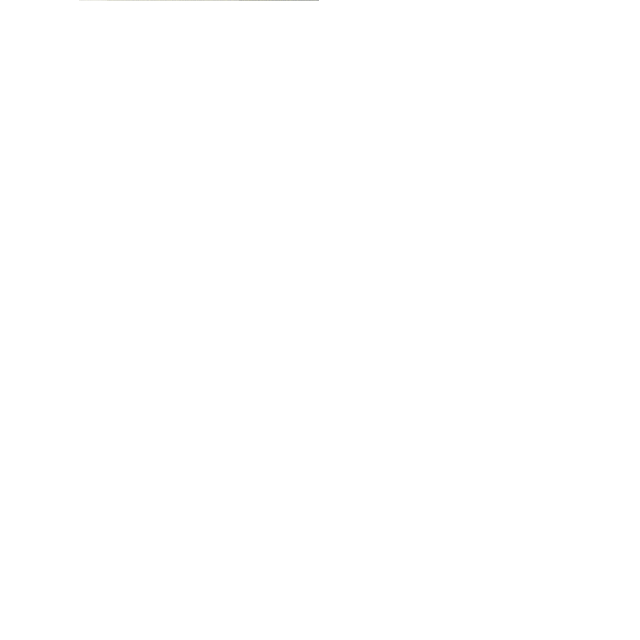
Frame 1 (no input)
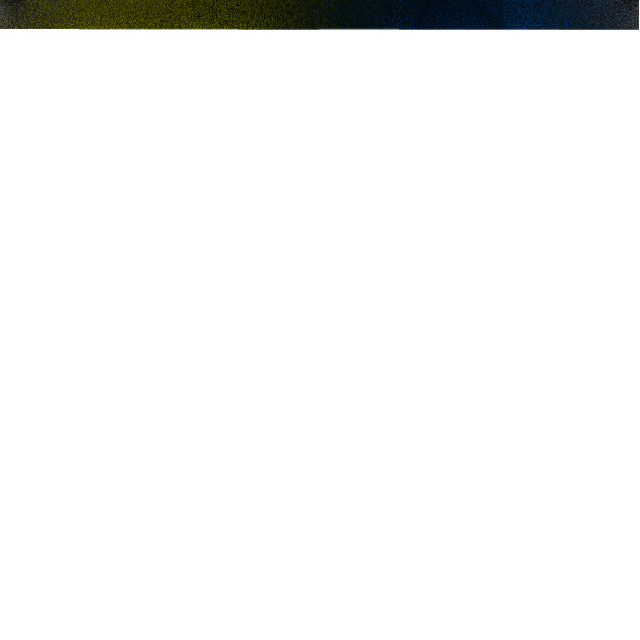
Frame 60 (no input)
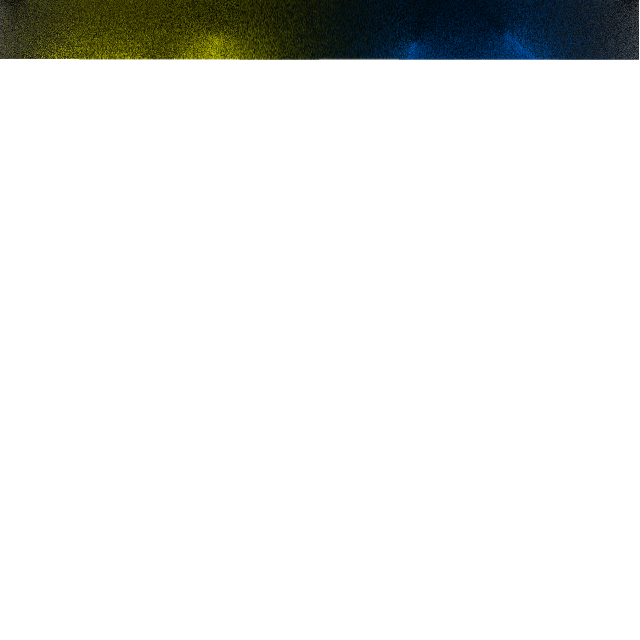
Frame 120 (the mouse pressed at the canvas centre since frame 60)

The p5.js sketch that drew these frames (run headless with seeded random() and noise() and a simulated clock; from frame 60 on, the mouse is pressed at the canvas centre):

// p5.js sketch
// ── sketch.js
let g_graph;
const W = 640, H = 640;
const NSAMP = 8;

const JITTER = 0.04

let g_workitem1;
let g_start_millis = -999, g_end_millis = -999;

function setup() {
  createCanvas(W, H);
  g_graph = createGraphics(W, H);
  g_graph.pixelDensity(1);
  
  if (false) {
    g_graph.loadPixels();
    let p = g_graph.pixels;
    for (let i=0; i<p.length; i+=4) {
      p[i  ] = i%255;  // R
      p[i+1] = (i/255) % 255;  // G
      p[i+2] = 0;      // B
      p[i+3] = 255;    // A
    }
    g_graph.updatePixels();
  }
  frameRate(30);
  g_workitem1 = new WorkItem1(g_graph);
}

class Vec2 {
  constructor(_x=0, _y=0) {
    this.x = _x; this.y = _y;
  }
  Sub(v) { return new Vec2(this.x-v.x, this.y-v.y); }
  Add(v) { return new Vec2(this.x+v.x, this.y+v.y); }
  Perp() { return new Vec2(-this.y, this.x); }
  LenSq() { return this.x*this.x + this.y*this.y; }
  Len() { return Math.sqrt(this.LenSq()); }
  Normalize() {
    const lr = 1.0 / this.Len();
    return new Vec2(this.x*lr, this.y*lr);
  }
  Dot(v) { return this.x*v.x + this.y*v.y; }
  Mult(a) { return new Vec2(this.x*a, this.y*a); }
  static RandDir() {
    const theta = Math.random() * 2 * PI;
    let ret = new Vec2();
    ret.x = cos(theta); ret.y = sin(theta);
    return ret;
  }
};

class LineSegment {
  constructor(p1, p2) {
    this.p1 = p1; this.p2 = p2;
    this.n = p2.Sub(p1).Perp().Normalize();
  }
  IntersectRay(ray) {
    const o = ray.o, d = ray.d.Normalize();
    const op1 = this.p1.Sub(o);
    const dist = this.n.Dot(op1);
    const ddn  = this.n.Dot(d);
    const t = dist / ddn;
    if (t > 0) {
      const tact = o.Add(d.Mult(t));
      const p1p2 = this.p2.Sub(this.p1);
      const t0 = (tact.Sub(this.p1).Dot(p1p2));
      const t1 = (this.p2.Sub(tact).Dot(p1p2));
      const completion = t0 / (t0+t1);
      if (completion >= 0 && completion <= 1) {
        return [t, tact];
      }
    } else return undefined; // 没有交点
  }
  Render(g) {
    g.line(this.p1.x, this.p1.y,
           this.p2.x, this.p2.y);
  }
};

class Wall extends LineSegment {
  constructor(p1, p2) {
    super(p1, p2);
  }
};

class Light extends LineSegment {
  constructor(p1, p2, _intensity) {
    super(p1, p2);
    this.intensity = _intensity;
  }
};

class Ray {
  constructor(_o, _d) {
    this.o = _o; this.d = _d;
  }
  Render(g) {
    // 屏幕的四边
    const p0 = new Vec2(0, 0),
          p1 = new Vec2(width, 0),
          p2 = new Vec2(width, height),
          p3 = new Vec2(0, height);
    const bounds = [
      new LineSegment(p0, p1),
      new LineSegment(p1, p2),
      new LineSegment(p2, p3),
      new LineSegment(p3, p0)
    ];
    let t = 1e9, tact;
    for (let i=0; i<4; i++) {
      const tt = bounds[i].IntersectRay(this);
      if (tt != undefined) {
        if (tt[0] < t) {
          t = tt[0]; tact = tt[1];
        }
      }
    }
    g.stroke(0, 0, 255);
    
    // 可能超出屏幕范围了
    if (tact != undefined) {
      g.line(this.o.x, this.o.y,
             tact.x, tact.y);
      g.circle(tact.x, tact.y, 5);
    }
  }
};

let l = new LineSegment(new Vec2(10, 20),
                        new Vec2(200, 300));
let g_ray = new Ray(new Vec2(12, 34), new Vec2(-1, 1));

class WorkItem1 {
  constructor(_g) {
    this.g = _g;
    this.num_pixels = _g.width * _g.height;
    this.idx = 0;
    
    const w = this.g.width, h = this.g.height;
    const hw = this.g.width * 0.5, hh = this.g.height * 0.5;
    const r = 120;
    this.lines = []
    /*
    this.lines.push(new Light(new Vec2(hw-r, hh), new Vec2(hw, hh-r), [1, .1,.1]));
    this.lines.push(new Light(new Vec2(hw*2-32, 0), new Vec2(hw*2, 32), [.1,1,.1]));
    this.lines.push(new Light(new Vec2(hw+r, hh), new Vec2(hw, hh+r), [.1,.1,1]));
    //this.lines.push(new Light(new Vec2(hw, hh+r), new Vec2(hw-r, hh), [0.5,0.5,.1]));
    this.lines.push(new Wall(new Vec2(0, 0), new Vec2(2*hw, 0)));
    //this.lines.push(new Wall(new Vec2(2*hw, 0), new Vec2(2*hw, 2*hh)));
    //this.lines.push(new Wall(new Vec2(2*hw, 2*hh), new Vec2(0, 2*hh)));
    //this.lines.push(new Wall(new Vec2(0, 2*hh), new Vec2(0, 0)));
    this.lines.push(new Wall(new Vec2(hw-4, hh-32), new Vec2(hw-4, hh+32)));
    this.lines.push(new Wall(new Vec2(hw+4, hh-32), new Vec2(hw+4, hh+32)));
    this.lines.push(new Wall(new Vec2(hw-4, hh-32), new Vec2(hw+4, hh-32)));
    this.lines.push(new Wall(new Vec2(hw-4, hh+32), new Vec2(hw+4, hh+32)));
    */
    
    this.lines.push(new Wall(new Vec2(0.04*w, 0), 
                              new Vec2(0.97*w, 0),
                             [0.2, 0.2, 0.2]));
    this.lines.push(new Light(new Vec2(w, 0), new Vec2(w, h), [0.2,0.2,0.2]));
    this.lines.push(new Light(new Vec2(w, h), new Vec2(0,h), [0.3,0.3,0.2]));
    this.lines.push(new Light(new Vec2(0, h), new Vec2(0, 0), [0.2,0.2,0.2]));
    
    // 硅
    this.lines.push(new Light(
      new Vec2(0.06*w, 0.12*h),
      new Vec2(0.229*w, 0.104*h),
      [0.5, 0.5, 0]
    ));
    this.lines.push(new Light(
      new Vec2(0.142*w, 0.115*h),
      new Vec2(0.053*w, 0.239*h),
      [0.4, 0.4, 0]
    ));
    this.lines.push(new Light(
      new Vec2(0.114*w, 0.184*h),
      new Vec2(0.111*w, 0.257*h),
      [0.3, 0.3, 0]
    ));
    this.lines.push(new Light(
      new Vec2(0.104*w, 0.174*h),
      new Vec2(0.176*w, 0.167*h),
      [0.2, 0.2, 0]
    ));
    this.lines.push(new Light(
      new Vec2(0.176*w, 0.167*h),
      new Vec2(0.194*w, 0.254*h),
      [0.3, 0.3, 0]
    ));
    this.lines.push(new Light(
      new Vec2(0.111*w, 0.264*h),
      new Vec2(0.194*w, 0.267*h),
      [0.5, 0.5, 0]
    ));
    
    this.lines.push(new Light(
      new Vec2(0.268*w, 0.109*h),
      new Vec2(0.412*w, 0.118*h),
      [0.5, 0.5, 0]
    ));
    this.lines.push(new Light(
      new Vec2(0.247*w, 0.176*h),
      new Vec2(0.457*w, 0.174*h),
      [0.4, 0.4, 0]
    ));
    this.lines.push(new Light(
      new Vec2(0.278*w, 0.250*h),
      new Vec2(0.404*w, 0.240*h),
      [0.4, 0.4, 0]
    ));
    this.lines.push(new Light(
      new Vec2(0.214*w, 0.320*h),
      new Vec2(0.478*w, 0.316*h),
      [0.3, 0.3, 0]
    ));
    this.lines.push(new Light(
      new Vec2(0.337*w, 0.054*h),
      new Vec2(0.346*w, 0.318*h),
      [0.4, 0.4, 0]
    ));
    
    // 谷
    this.lines.push(new Light(
      new Vec2(0.649*w, 0.065*h),
      new Vec2(0.616*w, 0.137*h),
      [0.0, 0.2, 0.4]
    ));
    this.lines.push(new Light(
      new Vec2(0.791*w, 0.051*h),
      new Vec2(0.868*w, 0.117*h),
      [0.0, 0.2, 0.4]
    ));
    this.lines.push(new Light(
      new Vec2(0.649*w, 0.065*h),
      new Vec2(0.616*w, 0.137*h),
      [0.0, 0.2, 0.4]
    ));
    this.lines.push(new Light(
      new Vec2(0.734*w, 0.103*h),
      new Vec2(0.533*w, 0.281*h),
      [0.0, 0.2, 0.4]
    ));
    this.lines.push(new Light(
      new Vec2(0.720*w, 0.106*h),
      new Vec2(0.972*w, 0.282*h),
      [0.0, 0.2, 0.4]
    ));
    this.lines.push(new Light(
      new Vec2(0.637*w, 0.219*h),
      new Vec2(0.626*w, 0.345*h),
      [0.0, 0.2, 0.4]
    ));
    this.lines.push(new Wall(
      new Vec2(0.672*w, 0.211*h),
      new Vec2(0.847*w, 0.207*h),
      [0.0, 0.2, 0.4]
    ));
    this.lines.push(new Light(
      new Vec2(0.847*w, 0.207*h),
      new Vec2(0.867*w, 0.352*h),
      [0.0, 0.2, 0.4]
    ));
    this.lines.push(new Light(
      new Vec2(0.626*w, 0.346*h),
      new Vec2(0.867*w, 0.349*h),
      [0.0, 0.2, 0.4]
    ));
    
    // 脱
    // 月
    this.lines.push(new Light(
      new Vec2(0.060*w, 0.413*h),
      new Vec2(0.03*w, 0.706*h),
      [0.4, 0.2, 0]
    ));
    this.lines.push(new Light(
      new Vec2(0.065*w, 0.413*h),
      new Vec2(0.171*w, 0.389*h),
      [0.4, 0.2, 0]
    ));
    this.lines.push(new Light(
      new Vec2(0.171*w, 0.389*h),
      new Vec2(0.155*w, 0.709*h),
      [0.4, 0.15, 0]
    ));
    this.lines.push(new Light(
      new Vec2(0.155*w, 0.709*h),
      new Vec2(0.117*w, 0.671*h),
      [0.4, 0.2, 0]
    ));
    this.lines.push(new Light(
      new Vec2(0.067*w, 0.493*h),
      new Vec2(0.143*w, 0.491*h),
      [0.4, 0.2, 0]
    ));
    this.lines.push(new Light(
      new Vec2(0.071*w, 0.585*h),
      new Vec2(0.135*w, 0.575*h),
      [0.4, 0.2, 0]
    ));
    // 兑
    this.lines.push(new Light(
      new Vec2(0.213*w, 0.393*h),
      new Vec2(0.237*w, 0.443*h),
      [0.4, 0.2, 0]
    ));
    this.lines.push(new Light(
      new Vec2(0.315*w, 0.393*h),
      new Vec2(0.293*w, 0.441*h),
      [0.4, 0.2, 0]
    ));
    this.lines.push(new Light(
      new Vec2(0.203*w, 0.461*h),
      new Vec2(0.195*w, 0.555*h),
      [0.4, 0.2, 0]
    ));
    this.lines.push(new Light(
      new Vec2(0.208*w, 0.458*h),
      new Vec2(0.349*w, 0.439*h),
      [0.4, 0.2, 0]
    ));
    this.lines.push(new Light(
      new Vec2(0.349*w, 0.439*h),
      new Vec2(0.345*w, 0.539*h),
      [0.4, 0.2, 0]
    ));
    this.lines.push(new Light(
      new Vec2(0.195*w, 0.559*h),
      new Vec2(0.345*w, 0.539*h),
      [0.3, 0.15, 0]
    ));
    this.lines.push(new Light(
      new Vec2(0.349*w, 0.439*h),
      new Vec2(0.345*w, 0.539*h),
      [0.4, 0.2, 0]
    ));
    this.lines.push(new Light(
      new Vec2(0.227*w, 0.577*h),
      new Vec2(0.193*w, 0.699*h),
      [0.4, 0.2, 0]
    ));
    this.lines.push(new Light(
      new Vec2(0.349*w, 0.439*h),
      new Vec2(0.345*w, 0.539*h),
      [0.4, 0.2, 0]
    ));
    this.lines.push(new Light(
      new Vec2(0.281*w, 0.563*h),
      new Vec2(0.267*w, 0.695*h),
      [0.4, 0.2, 0]
    ));
    this.lines.push(new Light(
      new Vec2(0.267*w, 0.695*h),
      new Vec2(0.353*w, 0.699*h),
      [0.4, 0.2, 0]
    ));
    this.lines.push(new Light(
      new Vec2(0.267*w, 0.695*h),
      new Vec2(0.353*w, 0.699*h),
      [0.4, 0.2, 0]
    ));
    this.lines.push(new Light(
      new Vec2(0.353*w, 0.699*h),
      new Vec2(0.353*w, 0.635*h),
      [0.4, 0.2, 0]
    ));
    // 口
    this.lines.push(new Light(
      new Vec2(0.399*w, 0.461*h),
      new Vec2(0.397*w, 0.645*h),
      [0.1, 0.3, 0.1]
    ));
    this.lines.push(new Light(
      new Vec2(0.401*w, 0.457*h),
      new Vec2(0.607*w, 0.439*h),
      [0.1, 0.3, 0.1]
    ));
    this.lines.push(new Light(
      new Vec2(0.607*w, 0.439*h),
      new Vec2(0.605*w, 0.644*h),
      [0.1, 0.3, 0.1]
    ));
    this.lines.push(new Light(
      new Vec2(0.397*w, 0.635*h),
      new Vec2(0.625*w, 0.615*h),
      [0.1, 0.3, 0.1]
    ));
    
    // 秀
    // 禾
    this.lines.push(new Light(
      new Vec2(0.851*w, 0.385*h),
      new Vec2(0.699*w, 0.433*h),
      [0.4, 0.2, 0.4]
    ));
    this.lines.push(new Light(
      new Vec2(0.673*w, 0.463*h),
      new Vec2(0.869*w, 0.463*h),
      [0.4, 0.2, 0.4]
    ));
    this.lines.push(new Light(
      new Vec2(0.775*w, 0.413*h),
      new Vec2(0.777*w, 0.527*h),
      [0.4, 0.2, 0.4]
    ));
    this.lines.push(new Wall(
      new Vec2(0.757*w, 0.463*h),
      new Vec2(0.661*w, 0.515*h),
      [0.2, 0.1, 0.2]
    ));
    this.lines.push(new Wall(
      new Vec2(0.795*w, 0.465*h),
      new Vec2(0.871*w, 0.523*h),
      [0.2, 0.1, 0.2]
    ));
    // 乃
    this.lines.push(new Light(
      new Vec2(0.695*w, 0.559*h),
      new Vec2(0.863*w, 0.549*h),
      [0.5, 0.25, 0.5]
    ));
    this.lines.push(new Light(
      new Vec2(0.863*w, 0.549*h),
      new Vec2(0.845*w, 0.617*h),
      [0.2, 0.1, 0.2]
    ));
    this.lines.push(new Light(
      new Vec2(0.845*w, 0.617*h),
      new Vec2(0.895*w, 0.621*h),
      [0.4, 0.2, 0.4]
    ));
    this.lines.push(new Light(
      new Vec2(0.895*w, 0.621*h),
      new Vec2(0.865*w, 0.699*h),
      [0.2, 0.1, 0.2]
    ));
    this.lines.push(new Light(
      new Vec2(0.865*w, 0.699*h),
      new Vec2(0.819*w, 0.701*h),
      [0.4, 0.2, 0.4]
    ));
    this.lines.push(new Light(
      new Vec2(0.765*w, 0.567*h),
      new Vec2(0.687*w, 0.715*h),
      [0.4, 0.2, 0.4]
    ));
    
    
    
    /*{ // G
      const x0 = 0.1*w, x1 = 0.15*w, x2 = 0.2*w, y1 = 0.30*h, y2 = 0.45*h, y0 = 0.15*h;
      this.lines.push(new Light(new Vec2(x1, y1), new Vec2(x2, y1),[0.5,0.0,0.0]));
      this.lines.push(new Wall(new Vec2(x2, y1), new Vec2(x2, y2), [0.3,0.0,0.0]));
      this.lines.push(new Light(new Vec2(x0, y2), new Vec2(x2, y2), [0.5,0.0,0.0]));
      this.lines.push(new Wall(new Vec2(x0, y2), new Vec2(x0, y0), [0.3,0.0,0.0]));
      this.lines.push(new Light(new Vec2(x0, y0), new Vec2(x2, y0), [0.5,0.0,0.0]));
    }
    { // A
      const x0 = 0.275*w, x1 = 0.325*w, x2 = 0.375*w, y1 = 0.30*h, y2 = 0.45*h, y0 = 0.15*h, y3 = 0.35*h;
      this.lines.push(new Wall(new Vec2(x1, y0), new Vec2(x2, y1),[0.0,0.3,0.0]));
      this.lines.push(new Wall(new Vec2(x1, y0), new Vec2(x0, y1),[0.0,0.3,0.0]));
      this.lines.push(new Light(new  Vec2(x0, y3), new Vec2(x2, y3),[0.0,0.5,0.0]));
      //this.lines.push(new Wall(new Vec2(x0+w*0.01, y1-h*0.01), new Vec2(x2-w*0.01, y1-h*0.01),[0.0,1.0,0.0]));
      this.lines.push(new Wall(new Vec2(x0, y1), new Vec2(x0, y2)));
      this.lines.push(new Wall(new Vec2(x2, y1), new Vec2(x2, y2)));
    }
    { // M
      const x0 = 0.45*w, x1 = 0.5*w, x2 = 0.55*w, y1 = 0.30*h, y2 = 0.45*h, y0 = 0.15*h;
      this.lines.push(new Wall(new Vec2(x0,y0), new Vec2(x0,y2)));
      this.lines.push(new Light(new Vec2(x0,y0), new Vec2(x1,y2), [0.5,0.5,0.0]));
      this.lines.push(new Light(new Vec2(x2,y0), new Vec2(x1,y2), [0.5,0.5,0.0]));
      this.lines.push(new Wall(new Vec2(x2,y0), new Vec2(x2,y2)));
    }
    { // E
      const x0 = 0.625*w, x1 = 0.675*w, x2 = 0.725*w, y1 = 0.30*h, y2 = 0.45*h, y0 = 0.15*h;
      this.lines.push(new Wall(new Vec2(x0,y0), new Vec2(x0,y2), [0,0.5,0.5]));
      this.lines.push(new Light(new Vec2(x0,y0), new Vec2(x2,y0), [0,0.5,0.5]));
      this.lines.push(new Light(new Vec2(x0,y2), new Vec2(x2,y2), [0,0.5,0.5]));
      this.lines.push(new Light(new Vec2(x0,y1), new Vec2(x1,y1), [0,0.5,0.5]));
    }
    { // S
      const x0 = 0.80*w, x1 = 0.85*w, x2 = 0.90*w, y1 = 0.30*h, y2 = 0.45*h, y0 = 0.15*h;
      this.lines.push(new Light(new Vec2(x0,y0), new Vec2(x2,y0), [0.5,0.2,0.2]));
      this.lines.push(new Wall(new Vec2(x0,y0), new Vec2(x0,y1), [0.5,0.2,0.2]));
      this.lines.push(new Light(new Vec2(x0,y1), new Vec2(x2,y1), [0.5,0.2,0.2]));
      this.lines.push(new Wall(new Vec2(x2,y1), new Vec2(x2,y2), [0.5,0.2,0.2]));
      this.lines.push(new Light(new Vec2(x0,y2), new Vec2(x2,y2), [0.5,0.2,0.2]));
    }
    // 2
    {
      const x0 = 0.25*w, x1 = 0.3*w, x2 = 0.35*w, y1 = 0.7*h, y2 = 0.85*h, y0 = 0.55*h;
      this.lines.push(new Wall(new Vec2(x0,y0), new Vec2(x2,y0)));
      this.lines.push(new Light(new Vec2(x2,y0), new Vec2(x2,y1), [0.3,0.3,0.7]));
      this.lines.push(new Wall(new Vec2(x0,y1), new Vec2(x2,y1), [0.3,0.3,0.7]));
      this.lines.push(new Light(new Vec2(x0,y1), new Vec2(x0,y2), [0.3,0.3,0.7]));
      this.lines.push(new Wall(new Vec2(x0,y2), new Vec2(x2,y2)));
    }
    // 0
    {
      const x0 = 0.45*w, x1 = 0.5*w, x2 = 0.55*w, y1 = 0.7*h, y2 = 0.85*h, y0 = 0.55*h;
      this.lines.push(new Wall(new Vec2(x0,y0), new Vec2(x2,y0), [0.2,0.2,0.4]));
      this.lines.push(new Light(new Vec2(x2,y0), new Vec2(x2,y2), [0.2,0.2,0.4]));
      this.lines.push(new Wall(new Vec2(x2,y2), new Vec2(x0,y2), [0.2,0.2,0.42]));
      this.lines.push(new Light(new Vec2(x0,y0), new Vec2(x0,y2), [0.2,0.2,0.4]));
    }
    // 1
    {
      const x0 = 0.65*w, x1 = 0.7*w, x2 = 0.75*w, y1 = 0.7*h, y2 = 0.85*h, y0 = 0.55*h;
      this.lines.push(new Wall(new Vec2(x1,y0), new Vec2(x1-0.05*w,y0+0.075*h), [0.4,0.4,0.8]));
      this.lines.push(new Light(new Vec2(x1,y0), new Vec2(x1,y2), [0.4, 0.4, 0.8]));
      this.lines.push(new Wall(new Vec2(x2,y2), new Vec2(x0,y2)));
      
      this.lines.push(new Light(new Vec2(0.15*w, 0.5*h), new Vec2(0.15*w, 0.9*h), [0.6,0.6,1.4]))
      this.lines.push(new Light(new Vec2(0.85*w, 0.5*h), new Vec2(0.85*w, 0.9*h), [0.6,0.6,1.4]))
      this.lines.push(new Light(new Vec2(w*0.15, h*0.95), new Vec2(w*0.85,h*0.95), [0.6,0.6,1.4]));
      this.lines.push(new Light(new Vec2(0.05*w, 0.05*h), new Vec2(0.95*w, 0.05*h), [0.3,0.6,0.6]));
      this.lines.push(new Light(new Vec2(0.05*w, 0.1*h), new Vec2(0.05*w, 0.5*h), [0.1,0.2,0.2]));
      this.lines.push(new Light(new Vec2(0.95*w, 0.1*h), new Vec2(0.95*w, 0.5*h), [0.1,0.2,0.2]));
    }*/
  }
  
  //                 [rgb]
  IntersectWithScene(intensity, ray, level, t) {
    if (level > 3) return;
    let t0, obj;
    for (let j=0; j<this.lines.length; j++) {
      const l = this.lines[j];
      let tact = l.IntersectRay(ray);
      if (tact != undefined) {
        const t1 = tact[0];
        if (t0 == undefined || t0>t1) {
          t0 = t1;
          obj = l;
        }
      }
    }
    if (obj != undefined) {
      if (obj instanceof Light) {
        {
          let damp = 1000 / (1+exp((t + t0)/60));
          intensity[0] += obj.intensity[0] * damp;
          intensity[1] += obj.intensity[1] * damp;
          intensity[2] += obj.intensity[2] * damp;
        }
      } else if (obj instanceof Wall) {
        let d1 = Vec2.RandDir();
        let wn = obj.n;
        
        if (wn.Dot(ray.d) > 0) { wn = wn.Mult(-1); }
        while (d1.Dot(wn) < 0) {
          d1 = Vec2.RandDir();
        }
        //d1 = wn;
        // 拉回来一点
        let o1 = ray.o.Add(ray.d.Mult(t0));
        o1 = o1.Sub(ray.d.Mult(0.001));
        this.IntersectWithScene(intensity, new Ray(o1, d1), level+1, t+t0);
      }
    }
  }
  Step() {
    if (this.idx >= this.num_pixels) {
      if (g_end_millis == -999) {
        g_end_millis = millis();
        console.log("Elapsed time: " + (g_end_millis - g_start_millis) + "ms")
      }
      return;
    }
    if (this.idx == 0) {
      g_start_millis = millis();
    }
    
    const w = this.g.width, h = this.g.height;
    const x = this.idx % w, y = this.idx / w;
    
    const nsamp = NSAMP;
    let intensity = [0, 0, 0];
    let o = new Vec2(x + JITTER, y + JITTER);
    
    for (let i=0; i<nsamp; i++) {
      let d = Vec2.RandDir();
      let ray = new Ray(o, d);
      
      let this_intensity = [0,0,0];
      this.IntersectWithScene(this_intensity, ray, 0, 0);
      for (let j=0; j<3; j++) {
        intensity[j] += this_intensity[j] * 1.0 / nsamp;
      }
    }
    
    this.g.stroke(intensity[0], intensity[1], intensity[2]);
    this.g.strokeWeight(1);
    this.g.point(x-0.5, y-0.5); // hack
    this.idx ++;
  }
  Done() { return this.idx >= this.num_pixels };
}

function draw() {
  const m = millis();
  
  const mode = 1
  
  if (mode == 1) {
    if (g_workitem1.Done()) {
    } else {
      for (let i=0; i<2560/NSAMP; i++)
        g_workitem1.Step();
    }
    image(g_graph, 0, 0, W, H);
  } else if (mode == 2) {  
    g_ray.d.x = cos(m * 0.001);
    g_ray.d.y = sin(m * 0.001);

    g_graph.background(220);
    g_graph.stroke(0);
    g_graph.fill(255);

    l.Render(g_graph);
    const tact = l.IntersectRay(g_ray);
    if (tact != undefined) {
      g_graph.stroke(0, 128, 0);
      g_graph.line(g_ray.o.x, g_ray.o.y, tact[1].x, tact[1].y);
      g_graph.circle(g_ray.o.x, g_ray.o.y, 5);
      g_graph.circle(tact[1].x, tact[1].y, 5);
    } else {
      g_ray.Render(g_graph);
    }

    g_graph.stroke(0);
    g_graph.circle(mouseX, mouseY, 5);
    g_ray.o.x = mouseX; g_ray.o.y = mouseY;
    image(g_graph, 0, 0, W, H);
  }
}
